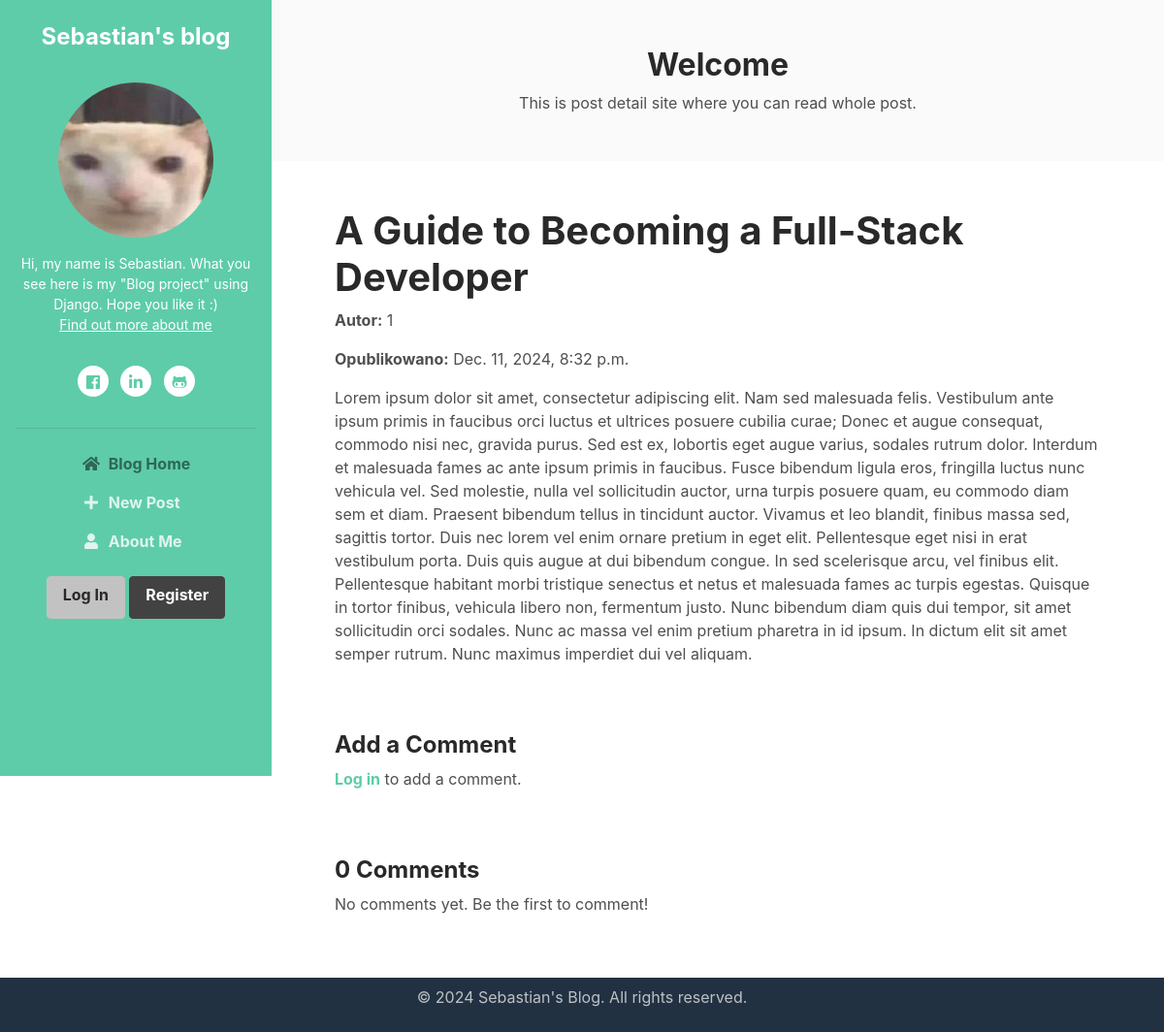
/post/1/, run on an earlier commit of the app's database.
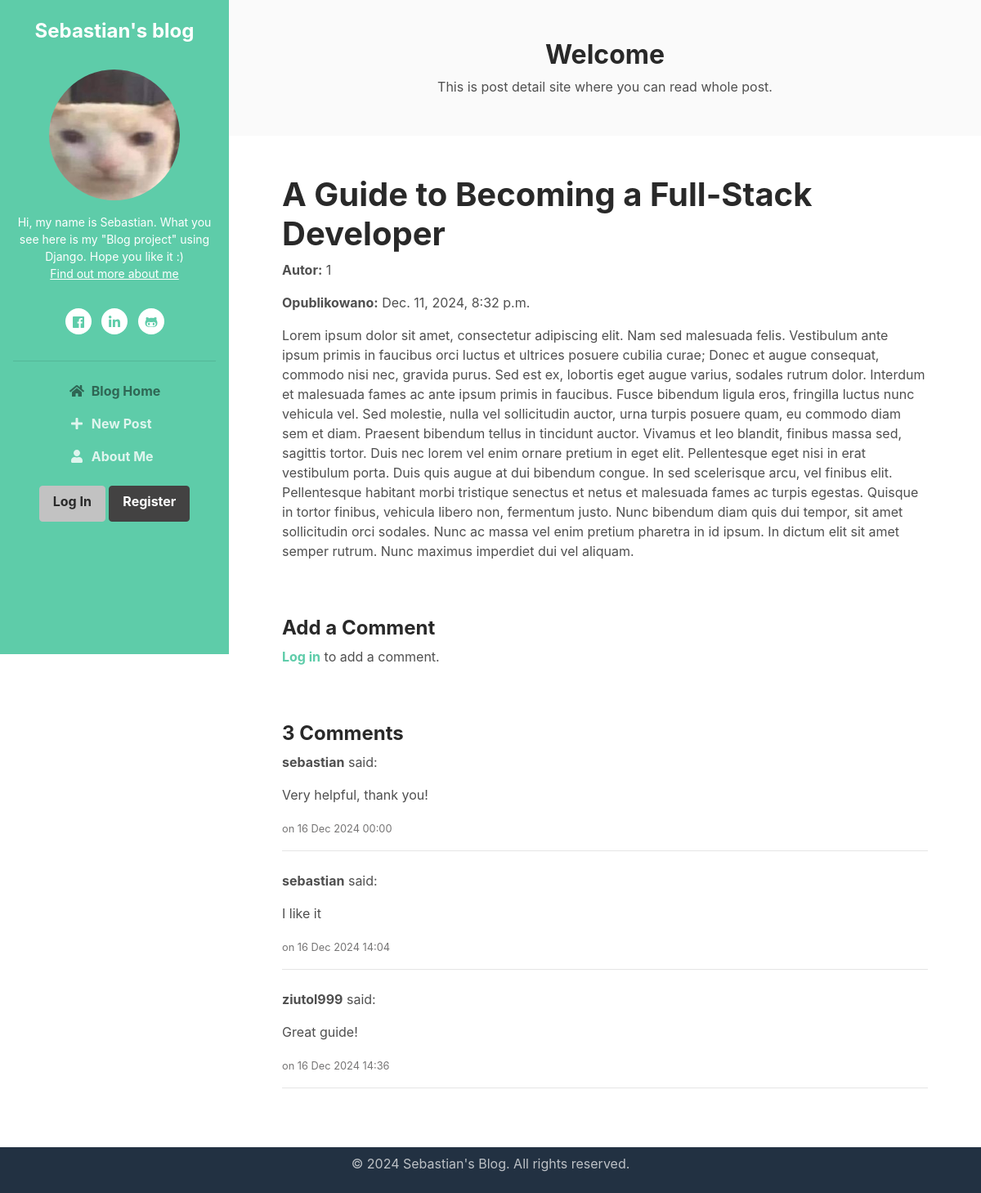
And on a later commit of the database.
### blog/models.py (models this page shows, shortened)
class Post(models.Model):
    title = models.CharField(max_length=100)
    content = models.TextField()
    author = models.CharField(max_length=30)
    published_at = models.DateTimeField(blank=True, null=True)
    created_at = models.DateTimeField(auto_now_add=True)
    updated_at = models.DateTimeField(auto_now=True)

class Comment(models.Model):
    post = models.ForeignKey(Post, on_delete=models.CASCADE, related_name="comments")
    author = models.ForeignKey(User, on_delete=models.CASCADE)
    content = models.TextField()
    created_at = models.DateTimeField(auto_now_add=True)

### blog/views.py (the view, shortened to what this page needs)
# urls.py: path('post/<int:id>/', views.post_detail, name='post_detail'),  # Szczegóły posta
def post_detail(request, id):
    post = get_object_or_404(Post, id=id)  # Użycie id zamiast pk
    comments = post.comments.all()
    form = CommentForm()
    return render(request, 'blog/post_detail.html', {'post': post, 'comments': comments, 'form': form})

### blog/templates/blog/post_detail.html (shortened to what this page needs)
{% extends 'base.html' %}
{% block content %}
<section class="cta-section theme-bg-light py-5">
    <div class="container text-center">
        <h2 class="heading">Welcome {{ user.username }}</h2>
        <div class="intro">This is post detail site where you can read whole post.</div>
    </div>
</section>
<section class="blog-list px-3 py-5 p-md-5">
    <div class="container">
        <h1>{{ post.title }}</h1>
        <p><strong>Autor:</strong> {{ post.author }}</p>
        <p><strong>Opublikowano:</strong> {{ post.published_at }}</p>
        <div>
            <p>{{ post.content }}</p>
        </div>
    </div>
</section>
<section class="comments-section py-1">
    <div class="container">
        {% if user.is_authenticated %}
        <h4>Add a Comment</h4>
        <form method="POST">
            {% csrf_token %}
            {{ form.as_p }}
            <button type="submit" class="btn btn-primary">Submit</button>
        </form>
        {% else %}
        <h4>Add a Comment</h4>
        <p><a href="{% url 'login' %}" style="font-weight: bold;">Log in</a> to add a comment.</p>
        {% endif %}
    </div>
</section>
<section class="comments-section py-5">
    <div class="container">
        {% if post.comments.count == 1 %}
            <h4>1 Comment</h4>
        {% else %}
            <h4>{{ post.comments.count }} Comments</h4>
        {% endif %}
        <ul class="list-unstyled">
            {% for comment in comments %}
            <li class="mb-4">
                <p><strong>{{ comment.author.username }}</strong> said:</p>
                <p>{{ comment.content }}</p>
                <small class="text-muted">on {{ comment.created_at|date:"d M Y H:i" }}</small>
                <hr>
            </li>
            {% empty %}
            <p>No comments yet. Be the first to comment!</p>
            {% endfor %}
        </ul>
    </div>
</section>
{% endblock %}

### blog_main/templates/base.html (shortened to what this page needs)
{% load static %}
<!DOCTYPE html>
<html lang="en">
<head>
    <link id="theme-style" rel="stylesheet" href="{% static 'css/theme-4.css' %}">
    </head>
<body>
    <header class="header text-center">
        <h1 class="blog-name pt-lg-4 mb-0"><a href="">Sebastian's blog</a></h1>
        <nav class="navbar navbar-expand-lg navbar-dark">
            <div id="navigation" class="collapse navbar-collapse flex-column">
                <div class="profile-section pt-3 pt-lg-0">
                    <img class="profile-image mb-3 rounded-circle mx-auto" src="{% static 'images/me.jpg' %}" alt="image">
                    <div class="bio mb-3">Hi, my name is Sebastian. What you see here is my "Blog project" using Django. Hope you like it :)<br><a href="about.html">Find out more about me</a></div>
                    <ul class="social-list list-inline py-3 mx-auto">
                        <li class="list-inline-item"><a href="#"><i class="fab fa-facebook fa-fw"></i></a></li>
                        <li class="list-inline-item"><a href="#"><i class="fab fa-linkedin-in fa-fw"></i></a></li>
                        <li class="list-inline-item"><a href="#"><i class="fab fa-github-alt fa-fw"></i></a></li>
                    </ul>
                    <hr>
                </div>
                <ul class="navbar-nav flex-column text-left">
					<li class="nav-item active">
					    <a class="nav-link" href="{% url 'home' %}"><i class="fas fa-home fa-fw mr-2"></i>Blog Home <span class="sr-only">(current)</span></a>
					</li>
					{% if user.is_authenticated %}
					<li class="nav-item">
					    <a class="nav-link" href="{% url 'new_post' %}"><i class="fas fa-plus fa-fw mr-2"></i>New Post</a>
					</li>
					<li class="nav-item">
					    <a class="nav-link" href="{% url 'profile' %}"><i class="fas fa-user fa-fw mr-2"></i>{{ user.username }}</a>
					</li>
					{% else %}
					<li class="nav-item">
					    <a class="nav-link" style="cursor: not-allowed;"><i class="fas fa-plus fa-fw mr-2"></i>New Post</a>
					</li>
					<li class="nav-item">
					<a class="nav-link" style="cursor: not-allowed;"><i class="fas fa-user fa-fw mr-2"></i>About Me</a>
					</li>
					{% endif %}
				</ul>
                <div class="my-2 my-md-3">
                    {% if user.is_authenticated %}
                    <form action="{% url 'logout' %}" method="post">
                        {% csrf_token %}
                        <button type="submit" class="btn btn-dark">Log Out</button>
                    </form>
                    {% else %}
                    <a class="btn btn-light" href="{% url 'login' %}">Log In</a>
                    <a class="btn btn-dark" href="{% url 'register' %}">Register</a>
                    {% endif %}
                </div>
            </div>
        </nav>
    </header>
    <main class="main-wrapper">
        {% block content %}{% endblock %}
    </main>
    <footer class="footer text-center py-2 theme-bg-dark">
        <p>&copy; 2024 Sebastian's Blog. All rights reserved.</p>
    </footer>
</body>
</html>

What changed in the data, as far as the page shows it:
computed for Post "A Guide to Becoming a Full-Stack Developer": comments.count "0" → "3"
added Comment: author.username "sebastian", content "Very helpful, thank you!", created_at "16 Dec 2024 00:00"
added Comment: author.username "sebastian", content "I like it", created_at "16 Dec 2024 14:04"
added Comment: author.username "ziutol999", content "Great guide!", created_at "16 Dec 2024 14:36"
Also different on the page:
text no longer shown: "No comments yet. Be the first to comment!"
